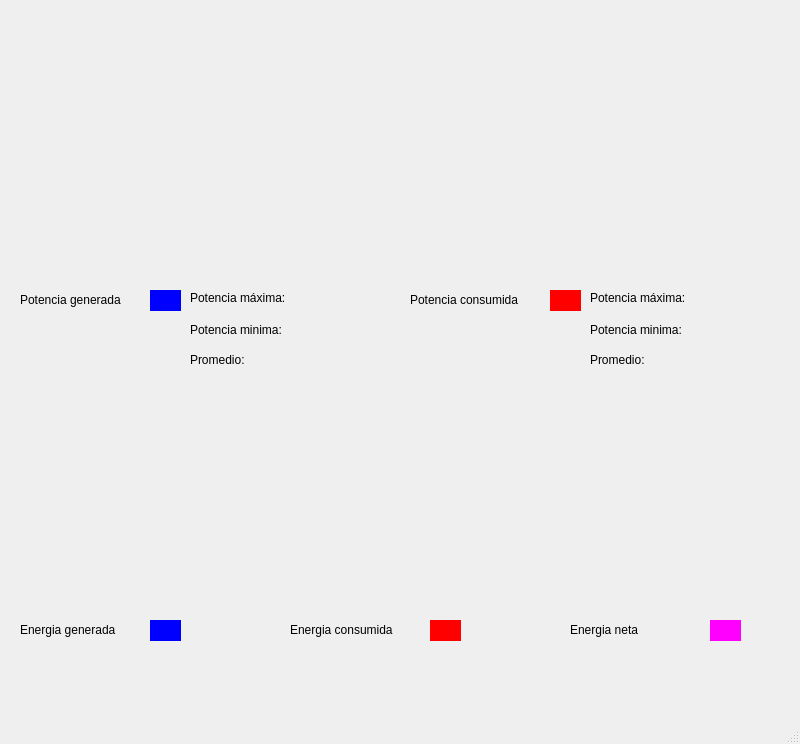
<?xml version="1.0" encoding="UTF-8"?>
<ui version="4.0">
 <class>MainWindow</class>
 <widget class="QMainWindow" name="MainWindow">
  <property name="geometry">
   <rect>
    <x>0</x>
    <y>0</y>
    <width>800</width>
    <height>744</height>
   </rect>
  </property>
  <property name="windowTitle">
   <string>MainWindow</string>
  </property>
  <widget class="QWidget" name="centralwidget">
   <widget class="QCustomPlot" name="plot" native="true">
    <property name="geometry">
     <rect>
      <x>10</x>
      <y>10</y>
      <width>761</width>
      <height>271</height>
     </rect>
    </property>
   </widget>
   <widget class="QLabel" name="entregada">
    <property name="geometry">
     <rect>
      <x>20</x>
      <y>290</y>
      <width>131</width>
      <height>20</height>
     </rect>
    </property>
    <property name="text">
     <string>Potencia generada</string>
    </property>
   </widget>
   <widget class="QLabel" name="consumida">
    <property name="geometry">
     <rect>
      <x>410</x>
      <y>290</y>
      <width>131</width>
      <height>20</height>
     </rect>
    </property>
    <property name="text">
     <string>Potencia consumida</string>
    </property>
   </widget>
   <widget class="QWidget" name="Color_blue" native="true">
    <property name="geometry">
     <rect>
      <x>150</x>
      <y>290</y>
      <width>31</width>
      <height>21</height>
     </rect>
    </property>
    <property name="autoFillBackground">
     <bool>false</bool>
    </property>
    <property name="styleSheet">
     <string notr="true">background-color: rgb(0, 0, 255);</string>
    </property>
   </widget>
   <widget class="QWidget" name="Color_red" native="true">
    <property name="geometry">
     <rect>
      <x>550</x>
      <y>290</y>
      <width>31</width>
      <height>21</height>
     </rect>
    </property>
    <property name="styleSheet">
     <string notr="true">background-color: rgb(255, 0, 0);</string>
    </property>
   </widget>
   <widget class="QLabel" name="Pmax1">
    <property name="geometry">
     <rect>
      <x>190</x>
      <y>290</y>
      <width>181</width>
      <height>16</height>
     </rect>
    </property>
    <property name="text">
     <string>Potencia máxima:</string>
    </property>
   </widget>
   <widget class="QLabel" name="Pmin1">
    <property name="geometry">
     <rect>
      <x>190</x>
      <y>320</y>
      <width>181</width>
      <height>20</height>
     </rect>
    </property>
    <property name="text">
     <string>Potencia minima:</string>
    </property>
   </widget>
   <widget class="QLabel" name="prom1">
    <property name="geometry">
     <rect>
      <x>190</x>
      <y>350</y>
      <width>171</width>
      <height>20</height>
     </rect>
    </property>
    <property name="text">
     <string>Promedio:</string>
    </property>
   </widget>
   <widget class="QLabel" name="Pmax2">
    <property name="geometry">
     <rect>
      <x>590</x>
      <y>290</y>
      <width>171</width>
      <height>16</height>
     </rect>
    </property>
    <property name="text">
     <string>Potencia máxima:</string>
    </property>
   </widget>
   <widget class="QLabel" name="prom2">
    <property name="geometry">
     <rect>
      <x>590</x>
      <y>350</y>
      <width>171</width>
      <height>20</height>
     </rect>
    </property>
    <property name="text">
     <string>Promedio:</string>
    </property>
   </widget>
   <widget class="QLabel" name="Pmin2">
    <property name="geometry">
     <rect>
      <x>590</x>
      <y>320</y>
      <width>171</width>
      <height>20</height>
     </rect>
    </property>
    <property name="text">
     <string>Potencia minima:</string>
    </property>
   </widget>
   <widget class="QCustomPlot" name="plot2" native="true">
    <property name="geometry">
     <rect>
      <x>10</x>
      <y>370</y>
      <width>761</width>
      <height>241</height>
     </rect>
    </property>
   </widget>
   <widget class="QLabel" name="entregada_2">
    <property name="geometry">
     <rect>
      <x>20</x>
      <y>620</y>
      <width>131</width>
      <height>20</height>
     </rect>
    </property>
    <property name="text">
     <string>Energia generada</string>
    </property>
   </widget>
   <widget class="QWidget" name="Color_red_2" native="true">
    <property name="geometry">
     <rect>
      <x>430</x>
      <y>620</y>
      <width>31</width>
      <height>21</height>
     </rect>
    </property>
    <property name="styleSheet">
     <string notr="true">background-color: rgb(255, 0, 0);</string>
    </property>
   </widget>
   <widget class="QWidget" name="Color_blue_2" native="true">
    <property name="geometry">
     <rect>
      <x>150</x>
      <y>620</y>
      <width>31</width>
      <height>21</height>
     </rect>
    </property>
    <property name="autoFillBackground">
     <bool>false</bool>
    </property>
    <property name="styleSheet">
     <string notr="true">background-color: rgb(0, 0, 255);</string>
    </property>
   </widget>
   <widget class="QLabel" name="consumida_2">
    <property name="geometry">
     <rect>
      <x>290</x>
      <y>620</y>
      <width>131</width>
      <height>20</height>
     </rect>
    </property>
    <property name="text">
     <string>Energia consumida</string>
    </property>
   </widget>
   <widget class="QWidget" name="Color_red_3" native="true">
    <property name="geometry">
     <rect>
      <x>710</x>
      <y>620</y>
      <width>31</width>
      <height>21</height>
     </rect>
    </property>
    <property name="styleSheet">
     <string notr="true">background-color: rgb(255, 0, 255);
</string>
    </property>
   </widget>
   <widget class="QLabel" name="consumida_3">
    <property name="geometry">
     <rect>
      <x>570</x>
      <y>620</y>
      <width>131</width>
      <height>20</height>
     </rect>
    </property>
    <property name="text">
     <string>Energia neta</string>
    </property>
   </widget>
  </widget>
  <widget class="QMenuBar" name="menubar">
   <property name="geometry">
    <rect>
     <x>0</x>
     <y>0</y>
     <width>800</width>
     <height>25</height>
    </rect>
   </property>
  </widget>
  <widget class="QStatusBar" name="statusbar"/>
 </widget>
 <customwidgets>
  <customwidget>
   <class>QCustomPlot</class>
   <extends>QWidget</extends>
   <header location="global">qcustomplot.h</header>
   <container>1</container>
  </customwidget>
 </customwidgets>
 <resources/>
 <connections/>
</ui>
